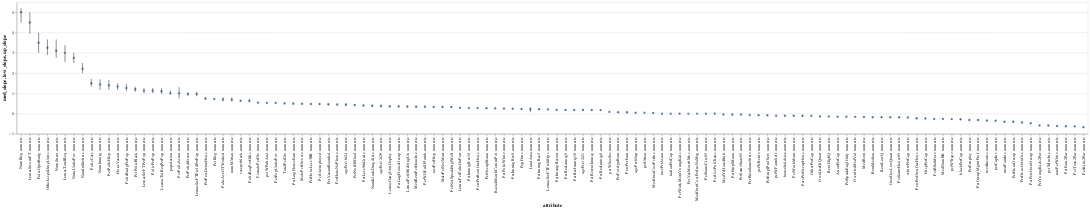

Notebook source saved alongside this figure:
### Code cell
dot = alt.Chart(reg_plot).mark_circle().encode(
    y=alt.Y('med_slope:Q'),
    x=alt.X('attribute:N', sort=alt.EncodingSortField('med_slope', order='descending'))
)

error = alt.Chart(reg_plot).mark_rule().encode(
    y=alt.Y('low_slope:Q'),
    y2='up_slope:Q',
    x=alt.X('attribute:N', sort=alt.EncodingSortField('med_slope', order='descending'))
)

dot + error

### Figure 1 — Vega-Lite specification as saved in the notebook (floating-point values rounded to 4 significant figures)
{"config": {"view": {"continuousWidth": 400, "continuousHeight": 300}}, "layer": [{"mark": "circle", "encoding": {"x": {"type": "nominal", "field": "attribute", "sort": {"field": "med_slope", "order": "descending"}}, "y": {"type": "quantitative", "field": "med_slope"}}}, {"mark": "rule", "encoding": {"x": {"type": "nominal", "field": "attribute", "sort": {"field": "med_slope", "order": "descending"}}, "y": {"type": "quantitative", "field": "low_slope"}, "y2": {"field": "up_slope"}}}], "data": {"name": "data-dd524376de97368a2d00ffa2085db2cf"}, "$schema": "https://vega.github.io/schema/vega-lite/v4.0.2.json", "datasets": {"data-dd524376de97368a2d00ffa2085db2cf": [{"attribute": "population numeric", "med_slope": 1.0, "low_slope": 0.96, "up_slope": 1.143}, {"attribute": "householdsize numeric", "med_slope": -0.1034, "low_slope": -0.1429, "up_slope": -0.0625}, {"attribute": "racepctblack numeric", "med_slope": 0.6364, "low_slope": 0.5949, "up_slope": 0.6744}, {"attribute": "racePctWhite numeric", "med_slope": -0.6111, "low_slope": -0.6471, "up_slope": -0.5769}, {"attribute": "racePctAsian numeric", "med_slope": 0.0, "low_slope": -0.03704, "up_slope": 0.01667}, {"attribute": "racePctHisp numeric", "med_slope": 0.3333, "low_slope": 0.2935, "up_slope": 0.3737}, {"attribute": "agePct12t21 numeric", "med_slope": 0.1765, "low_slope": 0.125, "up_slope": 0.2353}, {"attribute": "agePct12t29 numeric", "med_slope": 0.375, "low_slope": 0.3125, "up_slope": 0.44}, {"attribute": "agePct16t24 numeric", "med_slope": 0.4444, "low_slope": 0.3636, "up_slope": 0.52}, {"attribute": "agePct65up numeric", "med_slope": 0.04762, "low_slope": 0.0, "up_slope": 0.08333}, {"attribute": "numbUrban numeric", "med_slope": 0.6818, "low_slope": 0.6, "up_slope": 0.8}, {"attribute": "pctUrban numeric", "med_slope": 0.04, "low_slope": 0.03, "up_slope": 0.06}, {"attribute": "medIncome numeric", "med_slope": -0.3396, "low_slope": -0.3788, "up_slope": -0.3077}, {"attribute": "pctWWage numeric", "med_slope": -0.2698, "low_slope": -0.3103, "up_slope": -0.2308}, {"attribute": "pctWFarmSelf numeric", "med_slope": -0.1, "low_slope": -0.1356, "up_slope": -0.06667}, {"attribute": "pctWInvInc numeric", "med_slope": -0.5814, "low_slope": -0.625, "up_slope": -0.54}, {"attribute": "pctWSocSec numeric", "med_slope": 0.08824, "low_slope": 0.05263, "up_slope": 0.125}, {"attribute": "pctWPubAsst numeric", "med_slope": 0.5313, "low_slope": 0.5, "up_slope": 0.5714}, {"attribute": "pctWRetire numeric", "med_slope": -0.07407, "low_slope": -0.1111, "up_slope": -0.03571}, {"attribute": "medFamInc numeric", "med_slope": -0.4, "low_slope": -0.4384, "up_slope": -0.3571}, {"attribute": "perCapInc numeric", "med_slope": -0.3462, "low_slope": -0.3929, "up_slope": -0.3056}, {"attribute": "whitePerCap numeric", "med_slope": -0.1887, "low_slope": -0.2273, "up_slope": -0.1522}, {"attribute": "blackPerCap numeric", "med_slope": -0.2759, "low_slope": -0.3261, "up_slope": -0.2308}, {"attribute": "indianPerCap numeric", "med_slope": 0.0, "low_slope": -0.04651, "up_slope": 0.0}, {"attribute": "AsianPerCap numeric", "med_slope": -0.15, "low_slope": -0.1875, "up_slope": -0.1154}, {"attribute": "OtherPerCap numeric", "med_slope": -0.1053, "low_slope": -0.1429, "up_slope": -0.07143}, {"attribute": "HispPerCap numeric", "med_slope": -0.2368, "low_slope": -0.2759, "up_slope": -0.2}, {"attribute": "NumUnderPov numeric", "med_slope": 2.75, "low_slope": 2.5, "up_slope": 3.0}, {"attribute": "PctPopUnderPov numeric", "med_slope": 0.5283, "low_slope": 0.5, "up_slope": 0.5714}, {"attribute": "PctLess9thGrade numeric", "med_slope": 0.4, "low_slope": 0.358, "up_slope": 0.4375}, {"attribute": "PctNotHSGrad numeric", "med_slope": 0.4286, "low_slope": 0.3913, "up_slope": 0.4667}, {"attribute": "PctBSorMore numeric", "med_slope": -0.2593, "low_slope": -0.2973, "up_slope": -0.2247}, {"attribute": "PctUnemployed numeric", "med_slope": 0.4773, "low_slope": 0.4348, "up_slope": 0.5128}, {"attribute": "PctEmploy numeric", "med_slope": -0.3111, "low_slope": -0.3542, "up_slope": -0.2683}, {"attribute": "PctEmplManu numeric", "med_slope": -0.04545, "low_slope": -0.07692, "up_slope": 0.0}, {"attribute": "PctEmplProfServ numeric", "med_slope": -0.08333, "low_slope": -0.12, "up_slope": -0.04762}, {"attribute": "PctOccupManu numeric", "med_slope": 0.2667, "low_slope": 0.2308, "up_slope": 0.3077}, {"attribute": "PctOccupMgmtProf numeric", "med_slope": -0.3125, "low_slope": -0.3519, "up_slope": -0.2727}, {"attribute": "MalePctDivorce numeric", "med_slope": 0.4889, "low_slope": 0.4444, "up_slope": 0.5238}, {"attribute": "MalePctNevMarr numeric", "med_slope": 0.3333, "low_slope": 0.2857, "up_slope": 0.3889}, {"attribute": "FemalePctDiv numeric", "med_slope": 0.5455, "low_slope": 0.5, "up_slope": 0.5882}, {"attribute": "TotalPctDiv numeric", "med_slope": 0.5, "low_slope": 0.4762, "up_slope": 0.5517}, {"attribute": "PersPerFam numeric", "med_slope": 0.06557, "low_slope": 0.0, "up_slope": 0.1176}, {"attribute": "PctFam2Par numeric", "med_slope": -0.625, "low_slope": -0.6667, "up_slope": -0.5926}, {"attribute": "PctKids2Par numeric", "med_slope": -0.6667, "low_slope": -0.6923, "up_slope": -0.625}, {"attribute": "PctYoungKids2Par numeric", "med_slope": -0.5806, "low_slope": -0.6154, "up_slope": -0.5455}, {"attribute": "PctTeen2Par numeric", "med_slope": -0.6275, "low_slope": -0.6667, "up_slope": -0.5882}, {"attribute": "PctWorkMomYoungKids numeric", "med_slope": 0.0, "low_slope": -0.02273, "up_slope": 0.03333}, {"attribute": "PctWorkMom numeric", "med_slope": -0.1034, "low_slope": -0.1471, "up_slope": -0.0625}, {"attribute": "NumIlleg numeric", "med_slope": 5.0, "low_slope": 4.5, "up_slope": 5.2}, {"attribute": "PctIlleg numeric", "med_slope": 0.7273, "low_slope": 0.6944, "up_slope": 0.7625}, {"attribute": "NumImmig numeric", "med_slope": 1.44, "low_slope": 1.167, "up_slope": 1.692}, {"attribute": "PctImmigRecent numeric", "med_slope": 0.1864, "low_slope": 0.15, "up_slope": 0.2222}, {"attribute": "PctImmigRec5 numeric", "med_slope": 0.2188, "low_slope": 0.1818, "up_slope": 0.2545}, {"attribute": "PctImmigRec8 numeric", "med_slope": 0.2449, "low_slope": 0.2063, "up_slope": 0.2821}, {"attribute": "PctImmigRec10 numeric", "med_slope": 0.2727, "low_slope": 0.2353, "up_slope": 0.3103}, {"attribute": "PctRecentImmig numeric", "med_slope": 0.1765, "low_slope": 0.1395, "up_slope": 0.2154}, {"attribute": "PctRecImmig5 numeric", "med_slope": 0.1852, "low_slope": 0.1467, "up_slope": 0.2222}, {"attribute": "PctRecImmig8 numeric", "med_slope": 0.175, "low_slope": 0.1389, "up_slope": 0.2135}, {"attribute": "PctRecImmig10 numeric", "med_slope": 0.1786, "low_slope": 0.1429, "up_slope": 0.2162}, {"attribute": "PctSpeakEnglOnly numeric", "med_slope": -0.15, "low_slope": -0.1875, "up_slope": -0.1111}, {"attribute": "PctNotSpeakEnglWell numeric", "med_slope": 0.3333, "low_slope": 0.2791, "up_slope": 0.3696}, {"attribute": "PctLargHouseFam numeric", "med_slope": 0.5, "low_slope": 0.4375, "up_slope": 0.5385}, {"attribute": "PctLargHouseOccup numeric", "med_slope": 0.3529, "low_slope": 0.3043, "up_slope": 0.4062}, {"attribute": "PersPerOccupHous numeric", "med_slope": -0.1053, "low_slope": -0.1429, "up_slope": -0.06522}, {"attribute": "PersPerOwnOccHous numeric", "med_slope": -0.2308, "low_slope": -0.2759, "up_slope": -0.1852}, {"attribute": "PersPerRentOccHous numeric", "med_slope": 0.2727, "low_slope": 0.2308, "up_slope": 0.3125}, {"attribute": "PctPersOwnOccup numeric", "med_slope": -0.4783, "low_slope": -0.5122, "up_slope": -0.4375}, {"attribute": "PctPersDenseHous numeric", "med_slope": 0.75, "low_slope": 0.6774, "up_slope": 0.8}, {"attribute": "PctHousLess3BR numeric", "med_slope": 0.4783, "low_slope": 0.4333, "up_slope": 0.5185}, {"attribute": "MedNumBR numeric", "med_slope": -0.26, "low_slope": -0.28, "up_slope": -0.22}, {"attribute": "HousVacant numeric", "med_slope": 1.333, "low_slope": 1.167, "up_slope": 1.5}, {"attribute": "PctHousOccup numeric", "med_slope": -0.4, "low_slope": -0.4516, "up_slope": -0.35}, {"attribute": "PctHousOwnOcc numeric", "med_slope": -0.44, "low_slope": -0.4848, "up_slope": -0.4}, {"attribute": "PctVacantBoarded numeric", "med_slope": 0.4615, "low_slope": 0.4091, "up_slope": 0.5}, {"attribute": "PctVacMore6Mos numeric", "med_slope": 0.0, "low_slope": -0.04167, "up_slope": 0.0}, {"attribute": "MedYrHousBuilt numeric", "med_slope": -0.04, "low_slope": -0.06667, "up_slope": 0.0}, {"attribute": "PctHousNoPhone numeric", "med_slope": 0.45, "low_slope": 0.4133, "up_slope": 0.4889}, {"attribute": "PctWOFullPlumb numeric", "med_slope": 0.3368, "low_slope": 0.2985, "up_slope": 0.3898}, {"attribute": "OwnOccLowQuart numeric", "med_slope": -0.18, "low_slope": -0.2143, "up_slope": -0.1458}, {"attribute": "OwnOccMedVal numeric", "med_slope": -0.1579, "low_slope": -0.1923, "up_slope": -0.125}, {"attribute": "OwnOccHiQuart numeric", "med_slope": -0.1364, "low_slope": -0.1667, "up_slope": -0.1053}, {"attribute": "RentLowQ numeric", "med_slope": -0.1765, "low_slope": -0.2083, "up_slope": -0.1429}, {"attribute": "RentMedian numeric", "med_slope": -0.1754, "low_slope": -0.209, "up_slope": -0.1429}, {"attribute": "RentHighQ numeric", "med_slope": -0.1389, "low_slope": -0.1667, "up_slope": -0.1111}, {"attribute": "MedRent numeric", "med_slope": -0.1633, "low_slope": -0.1964, "up_slope": -0.1325}, {"attribute": "MedRentPctHousInc numeric", "med_slope": 0.3409, "low_slope": 0.3, "up_slope": 0.3929}, {"attribute": "MedOwnCostPctInc numeric", "med_slope": 0.03571, "low_slope": 0.0, "up_slope": 0.07143}, {"attribute": "MedOwnCostPctIncNoMtg numeric", "med_slope": 0.0, "low_slope": -0.01351, "up_slope": 0.03448}, {"attribute": "NumInShelters numeric", "med_slope": 2.214, "low_slope": 2.0, "up_slope": 2.5}, {"attribute": "NumStreet numeric", "med_slope": 3.1, "low_slope": 2.75, "up_slope": 3.667}, {"attribute": "PctForeignBorn numeric", "med_slope": 0.06897, "low_slope": 0.02941, "up_slope": 0.1064}, {"attribute": "PctBornSameState numeric", "med_slope": -0.06667, "low_slope": -0.1, "up_slope": -0.03509}, {"attribute": "PctSameHouse85 numeric", "med_slope": -0.1818, "low_slope": -0.2174, "up_slope": -0.1481}, {"attribute": "PctSameCity85 numeric", "med_slope": 0.0, "low_slope": -0.02326, "up_slope": 0.02439}, {"attribute": "PctSameState85 numeric", "med_slope": -0.04762, "low_slope": -0.08333, "up_slope": 0.0}, {"attribute": "LemasSwornFT numeric", "med_slope": 4.5, "low_slope": 3.938, "up_slope": 5.0}, {"attribute": "LemasSwFTPerPop numeric", "med_slope": 1.136, "low_slope": 1.0, "up_slope": 1.273}, {"attribute": "LemasSwFTFieldOps numeric", "med_slope": 0.2088, "low_slope": 0.1828, "up_slope": 0.2421}, {"attribute": "LemasSwFTFieldPerPop numeric", "med_slope": 0.9688, "low_slope": 0.8571, "up_slope": 1.08}, {"attribute": "LemasTotalReq numeric", "med_slope": 3.0, "low_slope": 2.548, "up_slope": 3.379}, {"attribute": "LemasTotReqPerPop numeric", "med_slope": 1.105, "low_slope": 0.9688, "up_slope": 1.25}, {"attribute": "PolicReqPerOffic numeric", "med_slope": 0.6364, "low_slope": 0.5579, "up_slope": 0.7143}, {"attribute": "PolicPerPop numeric", "med_slope": 1.136, "low_slope": 1.0, "up_slope": 1.273}, {"attribute": "RacialMatchCommPol numeric", "med_slope": 0.2597, "low_slope": 0.2209, "up_slope": 0.3049}, {"attribute": "PctPolicWhite numeric", "med_slope": 0.25, "low_slope": 0.2118, "up_slope": 0.2931}, {"attribute": "PctPolicBlack numeric", "med_slope": 1.2, "low_slope": 1.069, "up_slope": 1.333}, {"attribute": "PctPolicHisp numeric", "med_slope": 1.4, "low_slope": 1.167, "up_slope": 1.658}, {"attribute": "PctPolicAsian numeric", "med_slope": 1.0, "low_slope": 0.75, "up_slope": 1.308}, {"attribute": "PctPolicMinor numeric", "med_slope": 0.9706, "low_slope": 0.878, "up_slope": 1.059}, {"attribute": "OfficAssgnDrugUnits numeric", "med_slope": 3.25, "low_slope": 2.9, "up_slope": 3.667}, {"attribute": "NumKindsDrugsSeiz numeric", "med_slope": 0.386, "low_slope": 0.3333, "up_slope": 0.4386}, {"attribute": "PolicAveOTWorked numeric", "med_slope": 0.7, "low_slope": 0.6053, "up_slope": 0.8077}, {"attribute": "LandArea numeric", "med_slope": 0.2222, "low_slope": 0.07143, "up_slope": 0.3333}, {"attribute": "PopDens numeric", "med_slope": 0.2326, "low_slope": 0.1923, "up_slope": 0.275}, {"attribute": "PctUsePubTrans numeric", "med_slope": 0.0, "low_slope": 0.0, "up_slope": 0.05556}, {"attribute": "PolicCars numeric", "med_slope": 1.5, "low_slope": 1.333, "up_slope": 1.72}, {"attribute": "PolicOperBudg numeric", "med_slope": 3.5, "low_slope": 3.0, "up_slope": 4.0}, {"attribute": "LemasPctPolicOnPatr numeric", "med_slope": 0.2857, "low_slope": 0.2456, "up_slope": 0.3293}, {"attribute": "LemasGangUnitDeploy numeric", "med_slope": 0.36, "low_slope": 0.3, "up_slope": 0.42}, {"attribute": "LemasPctOfficDrugUn numeric", "med_slope": 0.35, "low_slope": 0.3065, "up_slope": 0.3939}, {"attribute": "PolicBudgPerPop numeric", "med_slope": 1.269, "low_slope": 1.1, "up_slope": 1.462}]}}
